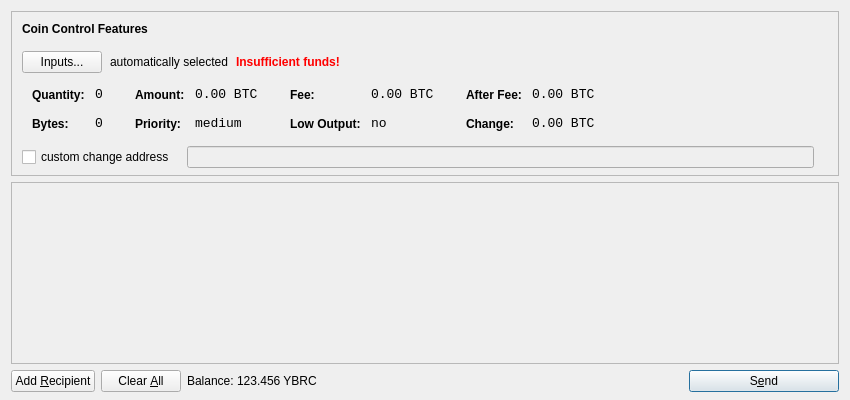
<?xml version="1.0" encoding="UTF-8"?>
<ui version="4.0">
 <class>SendCoinsDialog</class>
 <widget class="QDialog" name="SendCoinsDialog">
  <property name="geometry">
   <rect>
    <x>0</x>
    <y>0</y>
    <width>850</width>
    <height>400</height>
   </rect>
  </property>
  <property name="windowTitle">
   <string>Send Coins</string>
  </property>
  <layout class="QVBoxLayout" name="verticalLayout" stretch="0,1,0">
   <property name="bottomMargin">
    <number>8</number>
   </property>
   <item>
    <widget class="QFrame" name="frameCoinControl">
     <property name="sizePolicy">
      <sizepolicy hsizetype="Expanding" vsizetype="Expanding">
       <horstretch>0</horstretch>
       <verstretch>0</verstretch>
      </sizepolicy>
     </property>
     <property name="maximumSize">
      <size>
       <width>16777215</width>
       <height>16777215</height>
      </size>
     </property>
     <property name="frameShape">
      <enum>QFrame::StyledPanel</enum>
     </property>
     <property name="frameShadow">
      <enum>QFrame::Sunken</enum>
     </property>
     <layout class="QVBoxLayout" name="verticalLayoutCoinControl2">
      <property name="spacing">
       <number>-1</number>
      </property>
      <property name="leftMargin">
       <number>0</number>
      </property>
      <property name="topMargin">
       <number>0</number>
      </property>
      <property name="rightMargin">
       <number>0</number>
      </property>
      <property name="bottomMargin">
       <number>6</number>
      </property>
      <item>
       <layout class="QVBoxLayout" name="verticalLayoutCoinControl" stretch="0,0,0,0,1">
        <property name="spacing">
         <number>0</number>
        </property>
        <property name="leftMargin">
         <number>10</number>
        </property>
        <property name="topMargin">
         <number>10</number>
        </property>
        <item>
         <layout class="QHBoxLayout" name="horizontalLayoutCoinControl1">
          <property name="bottomMargin">
           <number>15</number>
          </property>
          <item>
           <widget class="QLabel" name="labelCoinControlFeatures">
            <property name="sizePolicy">
             <sizepolicy hsizetype="Preferred" vsizetype="Maximum">
              <horstretch>0</horstretch>
              <verstretch>0</verstretch>
             </sizepolicy>
            </property>
            <property name="font">
             <font>
              <weight>75</weight>
              <bold>true</bold>
             </font>
            </property>
            <property name="styleSheet">
             <string notr="true">font-weight:bold;</string>
            </property>
            <property name="text">
             <string>Coin Control Features</string>
            </property>
           </widget>
          </item>
         </layout>
        </item>
        <item>
         <layout class="QHBoxLayout" name="horizontalLayoutCoinControl2" stretch="0,0,0,0">
          <property name="spacing">
           <number>8</number>
          </property>
          <property name="bottomMargin">
           <number>10</number>
          </property>
          <item>
           <widget class="QPushButton" name="pushButtonCoinControl">
            <property name="styleSheet">
             <string notr="true"/>
            </property>
            <property name="text">
             <string>Inputs...</string>
            </property>
           </widget>
          </item>
          <item>
           <widget class="QLabel" name="labelCoinControlAutomaticallySelected">
            <property name="text">
             <string>automatically selected</string>
            </property>
            <property name="margin">
             <number>5</number>
            </property>
           </widget>
          </item>
          <item>
           <widget class="QLabel" name="labelCoinControlInsuffFunds">
            <property name="font">
             <font>
              <weight>75</weight>
              <bold>true</bold>
             </font>
            </property>
            <property name="styleSheet">
             <string notr="true">color:red;font-weight:bold;</string>
            </property>
            <property name="text">
             <string>Insufficient funds!</string>
            </property>
            <property name="margin">
             <number>5</number>
            </property>
           </widget>
          </item>
          <item>
           <spacer name="horizontalSpacerCoinControl">
            <property name="orientation">
             <enum>Qt::Horizontal</enum>
            </property>
            <property name="sizeHint" stdset="0">
             <size>
              <width>40</width>
              <height>1</height>
             </size>
            </property>
           </spacer>
          </item>
         </layout>
        </item>
        <item>
         <widget class="QWidget" name="widgetCoinControl" native="true">
          <property name="sizePolicy">
           <sizepolicy hsizetype="Preferred" vsizetype="Preferred">
            <horstretch>0</horstretch>
            <verstretch>0</verstretch>
           </sizepolicy>
          </property>
          <property name="minimumSize">
           <size>
            <width>0</width>
            <height>0</height>
           </size>
          </property>
          <property name="styleSheet">
           <string notr="true"/>
          </property>
          <layout class="QHBoxLayout" name="horizontalLayoutCoinControl5">
           <property name="margin">
            <number>0</number>
           </property>
           <item>
            <layout class="QHBoxLayout" name="horizontalLayoutCoinControl3" stretch="0,0,0,1">
             <property name="spacing">
              <number>20</number>
             </property>
             <property name="topMargin">
              <number>0</number>
             </property>
             <property name="bottomMargin">
              <number>10</number>
             </property>
             <item>
              <layout class="QFormLayout" name="formLayoutCoinControl1">
               <property name="horizontalSpacing">
                <number>10</number>
               </property>
               <property name="verticalSpacing">
                <number>14</number>
               </property>
               <property name="leftMargin">
                <number>10</number>
               </property>
               <property name="topMargin">
                <number>4</number>
               </property>
               <property name="rightMargin">
                <number>6</number>
               </property>
               <item row="0" column="0">
                <widget class="QLabel" name="labelCoinControlQuantityText">
                 <property name="styleSheet">
                  <string notr="true">font-weight:bold;</string>
                 </property>
                 <property name="text">
                  <string>Quantity:</string>
                 </property>
                 <property name="margin">
                  <number>0</number>
                 </property>
                </widget>
               </item>
               <item row="0" column="1">
                <widget class="QLabel" name="labelCoinControlQuantity">
                 <property name="font">
                  <font>
                   <family>Monospace</family>
                   <pointsize>10</pointsize>
                  </font>
                 </property>
                 <property name="cursor">
                  <cursorShape>IBeamCursor</cursorShape>
                 </property>
                 <property name="contextMenuPolicy">
                  <enum>Qt::ActionsContextMenu</enum>
                 </property>
                 <property name="text">
                  <string notr="true">0</string>
                 </property>
                 <property name="margin">
                  <number>0</number>
                 </property>
                 <property name="textInteractionFlags">
                  <set>Qt::LinksAccessibleByMouse|Qt::TextSelectableByKeyboard|Qt::TextSelectableByMouse</set>
                 </property>
                </widget>
               </item>
               <item row="1" column="0">
                <widget class="QLabel" name="labelCoinControlBytesText">
                 <property name="styleSheet">
                  <string notr="true">font-weight:bold;</string>
                 </property>
                 <property name="text">
                  <string>Bytes:</string>
                 </property>
                </widget>
               </item>
               <item row="1" column="1">
                <widget class="QLabel" name="labelCoinControlBytes">
                 <property name="font">
                  <font>
                   <family>Monospace</family>
                   <pointsize>10</pointsize>
                  </font>
                 </property>
                 <property name="cursor">
                  <cursorShape>IBeamCursor</cursorShape>
                 </property>
                 <property name="contextMenuPolicy">
                  <enum>Qt::ActionsContextMenu</enum>
                 </property>
                 <property name="text">
                  <string notr="true">0</string>
                 </property>
                 <property name="textInteractionFlags">
                  <set>Qt::LinksAccessibleByMouse|Qt::TextSelectableByKeyboard|Qt::TextSelectableByMouse</set>
                 </property>
                </widget>
               </item>
              </layout>
             </item>
             <item>
              <layout class="QFormLayout" name="formLayoutCoinControl2">
               <property name="horizontalSpacing">
                <number>10</number>
               </property>
               <property name="verticalSpacing">
                <number>14</number>
               </property>
               <property name="leftMargin">
                <number>6</number>
               </property>
               <property name="topMargin">
                <number>4</number>
               </property>
               <property name="rightMargin">
                <number>6</number>
               </property>
               <item row="0" column="0">
                <widget class="QLabel" name="labelCoinControlAmountText">
                 <property name="styleSheet">
                  <string notr="true">font-weight:bold;</string>
                 </property>
                 <property name="text">
                  <string>Amount:</string>
                 </property>
                 <property name="margin">
                  <number>0</number>
                 </property>
                </widget>
               </item>
               <item row="0" column="1">
                <widget class="QLabel" name="labelCoinControlAmount">
                 <property name="font">
                  <font>
                   <family>Monospace</family>
                   <pointsize>10</pointsize>
                  </font>
                 </property>
                 <property name="cursor">
                  <cursorShape>IBeamCursor</cursorShape>
                 </property>
                 <property name="contextMenuPolicy">
                  <enum>Qt::ActionsContextMenu</enum>
                 </property>
                 <property name="text">
                  <string notr="true">0.00 BTC</string>
                 </property>
                 <property name="textInteractionFlags">
                  <set>Qt::LinksAccessibleByMouse|Qt::TextSelectableByKeyboard|Qt::TextSelectableByMouse</set>
                 </property>
                </widget>
               </item>
               <item row="1" column="0">
                <widget class="QLabel" name="labelCoinControlPriorityText">
                 <property name="styleSheet">
                  <string notr="true">font-weight:bold;</string>
                 </property>
                 <property name="text">
                  <string>Priority:</string>
                 </property>
                </widget>
               </item>
               <item row="1" column="1">
                <widget class="QLabel" name="labelCoinControlPriority">
                 <property name="font">
                  <font>
                   <family>Monospace</family>
                   <pointsize>10</pointsize>
                  </font>
                 </property>
                 <property name="cursor">
                  <cursorShape>IBeamCursor</cursorShape>
                 </property>
                 <property name="contextMenuPolicy">
                  <enum>Qt::ActionsContextMenu</enum>
                 </property>
                 <property name="text">
                  <string>medium</string>
                 </property>
                 <property name="textInteractionFlags">
                  <set>Qt::LinksAccessibleByMouse|Qt::TextSelectableByKeyboard|Qt::TextSelectableByMouse</set>
                 </property>
                </widget>
               </item>
              </layout>
             </item>
             <item>
              <layout class="QFormLayout" name="formLayoutCoinControl3">
               <property name="horizontalSpacing">
                <number>10</number>
               </property>
               <property name="verticalSpacing">
                <number>14</number>
               </property>
               <property name="leftMargin">
                <number>6</number>
               </property>
               <property name="topMargin">
                <number>4</number>
               </property>
               <property name="rightMargin">
                <number>6</number>
               </property>
               <item row="0" column="0">
                <widget class="QLabel" name="labelCoinControlFeeText">
                 <property name="styleSheet">
                  <string notr="true">font-weight:bold;</string>
                 </property>
                 <property name="text">
                  <string>Fee:</string>
                 </property>
                 <property name="margin">
                  <number>0</number>
                 </property>
                </widget>
               </item>
               <item row="0" column="1">
                <widget class="QLabel" name="labelCoinControlFee">
                 <property name="font">
                  <font>
                   <family>Monospace</family>
                   <pointsize>10</pointsize>
                  </font>
                 </property>
                 <property name="cursor">
                  <cursorShape>IBeamCursor</cursorShape>
                 </property>
                 <property name="contextMenuPolicy">
                  <enum>Qt::ActionsContextMenu</enum>
                 </property>
                 <property name="text">
                  <string notr="true">0.00 BTC</string>
                 </property>
                 <property name="textInteractionFlags">
                  <set>Qt::LinksAccessibleByMouse|Qt::TextSelectableByKeyboard|Qt::TextSelectableByMouse</set>
                 </property>
                </widget>
               </item>
               <item row="1" column="0">
                <widget class="QLabel" name="labelCoinControlLowOutputText">
                 <property name="styleSheet">
                  <string notr="true">font-weight:bold;</string>
                 </property>
                 <property name="text">
                  <string>Low Output:</string>
                 </property>
                </widget>
               </item>
               <item row="1" column="1">
                <widget class="QLabel" name="labelCoinControlLowOutput">
                 <property name="font">
                  <font>
                   <family>Monospace</family>
                   <pointsize>10</pointsize>
                  </font>
                 </property>
                 <property name="cursor">
                  <cursorShape>IBeamCursor</cursorShape>
                 </property>
                 <property name="contextMenuPolicy">
                  <enum>Qt::ActionsContextMenu</enum>
                 </property>
                 <property name="text">
                  <string>no</string>
                 </property>
                 <property name="textInteractionFlags">
                  <set>Qt::LinksAccessibleByMouse|Qt::TextSelectableByKeyboard|Qt::TextSelectableByMouse</set>
                 </property>
                </widget>
               </item>
              </layout>
             </item>
             <item>
              <layout class="QFormLayout" name="formLayoutCoinControl4">
               <property name="horizontalSpacing">
                <number>10</number>
               </property>
               <property name="verticalSpacing">
                <number>14</number>
               </property>
               <property name="leftMargin">
                <number>6</number>
               </property>
               <property name="topMargin">
                <number>4</number>
               </property>
               <property name="rightMargin">
                <number>6</number>
               </property>
               <item row="0" column="0">
                <widget class="QLabel" name="labelCoinControlAfterFeeText">
                 <property name="styleSheet">
                  <string notr="true">font-weight:bold;</string>
                 </property>
                 <property name="text">
                  <string>After Fee:</string>
                 </property>
                 <property name="margin">
                  <number>0</number>
                 </property>
                </widget>
               </item>
               <item row="0" column="1">
                <widget class="QLabel" name="labelCoinControlAfterFee">
                 <property name="font">
                  <font>
                   <family>Monospace</family>
                   <pointsize>10</pointsize>
                  </font>
                 </property>
                 <property name="cursor">
                  <cursorShape>IBeamCursor</cursorShape>
                 </property>
                 <property name="contextMenuPolicy">
                  <enum>Qt::ActionsContextMenu</enum>
                 </property>
                 <property name="text">
                  <string notr="true">0.00 BTC</string>
                 </property>
                 <property name="textInteractionFlags">
                  <set>Qt::LinksAccessibleByMouse|Qt::TextSelectableByKeyboard|Qt::TextSelectableByMouse</set>
                 </property>
                </widget>
               </item>
               <item row="1" column="0">
                <widget class="QLabel" name="labelCoinControlChangeText">
                 <property name="styleSheet">
                  <string notr="true">font-weight:bold;</string>
                 </property>
                 <property name="text">
                  <string>Change:</string>
                 </property>
                </widget>
               </item>
               <item row="1" column="1">
                <widget class="QLabel" name="labelCoinControlChange">
                 <property name="font">
                  <font>
                   <family>Monospace</family>
                   <pointsize>10</pointsize>
                  </font>
                 </property>
                 <property name="cursor">
                  <cursorShape>IBeamCursor</cursorShape>
                 </property>
                 <property name="contextMenuPolicy">
                  <enum>Qt::ActionsContextMenu</enum>
                 </property>
                 <property name="text">
                  <string notr="true">0.00 BTC</string>
                 </property>
                 <property name="textInteractionFlags">
                  <set>Qt::LinksAccessibleByMouse|Qt::TextSelectableByKeyboard|Qt::TextSelectableByMouse</set>
                 </property>
                </widget>
               </item>
              </layout>
             </item>
            </layout>
           </item>
          </layout>
         </widget>
        </item>
        <item>
         <layout class="QHBoxLayout" name="horizontalLayoutCoinControl4" stretch="0,0,0">
          <property name="spacing">
           <number>12</number>
          </property>
          <property name="sizeConstraint">
           <enum>QLayout::SetDefaultConstraint</enum>
          </property>
          <property name="topMargin">
           <number>5</number>
          </property>
          <property name="rightMargin">
           <number>5</number>
          </property>
          <item>
           <widget class="QCheckBox" name="checkBoxCoinControlChange">
            <property name="text">
             <string>custom change address</string>
            </property>
           </widget>
          </item>
          <item>
           <widget class="QLineEdit" name="lineEditCoinControlChange">
            <property name="enabled">
             <bool>false</bool>
            </property>
            <property name="sizePolicy">
             <sizepolicy hsizetype="Expanding" vsizetype="Fixed">
              <horstretch>0</horstretch>
              <verstretch>0</verstretch>
             </sizepolicy>
            </property>
           </widget>
          </item>
          <item>
           <widget class="QLabel" name="labelCoinControlChangeLabel">
            <property name="sizePolicy">
             <sizepolicy hsizetype="Preferred" vsizetype="Expanding">
              <horstretch>0</horstretch>
              <verstretch>0</verstretch>
             </sizepolicy>
            </property>
            <property name="minimumSize">
             <size>
              <width>0</width>
              <height>0</height>
             </size>
            </property>
            <property name="text">
             <string/>
            </property>
            <property name="margin">
             <number>3</number>
            </property>
           </widget>
          </item>
         </layout>
        </item>
        <item>
         <spacer name="verticalSpacerCoinControl">
          <property name="orientation">
           <enum>Qt::Vertical</enum>
          </property>
          <property name="sizeHint" stdset="0">
           <size>
            <width>800</width>
            <height>1</height>
           </size>
          </property>
         </spacer>
        </item>
       </layout>
      </item>
     </layout>
    </widget>
   </item>
   <item>
    <widget class="QScrollArea" name="scrollArea">
     <property name="widgetResizable">
      <bool>true</bool>
     </property>
     <widget class="QWidget" name="scrollAreaWidgetContents">
      <property name="geometry">
       <rect>
        <x>0</x>
        <y>0</y>
        <width>830</width>
        <height>165</height>
       </rect>
      </property>
      <layout class="QVBoxLayout" name="verticalLayout_2">
       <property name="margin">
        <number>0</number>
       </property>
       <item>
        <layout class="QVBoxLayout" name="entries">
         <property name="spacing">
          <number>6</number>
         </property>
        </layout>
       </item>
       <item>
        <spacer name="verticalSpacer">
         <property name="orientation">
          <enum>Qt::Vertical</enum>
         </property>
         <property name="sizeHint" stdset="0">
          <size>
           <width>20</width>
           <height>40</height>
          </size>
         </property>
        </spacer>
       </item>
      </layout>
     </widget>
    </widget>
   </item>
   <item>
    <layout class="QHBoxLayout" name="horizontalLayout">
     <item>
      <widget class="QPushButton" name="addButton">
       <property name="toolTip">
        <string>Send to multiple recipients at once</string>
       </property>
       <property name="text">
        <string>Add &amp;Recipient</string>
       </property>
       <property name="icon">
        <iconset resource="../bitcoin.qrc">
         <normaloff>:/icons/add</normaloff>:/icons/add</iconset>
       </property>
       <property name="autoDefault">
        <bool>false</bool>
       </property>
      </widget>
     </item>
     <item>
      <widget class="QPushButton" name="clearButton">
       <property name="sizePolicy">
        <sizepolicy hsizetype="Minimum" vsizetype="Fixed">
         <horstretch>0</horstretch>
         <verstretch>0</verstretch>
        </sizepolicy>
       </property>
       <property name="toolTip">
        <string>Remove all transaction fields</string>
       </property>
       <property name="text">
        <string>Clear &amp;All</string>
       </property>
       <property name="icon">
        <iconset resource="../bitcoin.qrc">
         <normaloff>:/icons/remove</normaloff>:/icons/remove</iconset>
       </property>
       <property name="autoRepeatDelay">
        <number>300</number>
       </property>
       <property name="autoDefault">
        <bool>false</bool>
       </property>
      </widget>
     </item>
     <item>
      <layout class="QHBoxLayout" name="horizontalLayout_2">
       <property name="spacing">
        <number>3</number>
       </property>
       <item>
        <widget class="QLabel" name="label">
         <property name="text">
          <string>Balance:</string>
         </property>
        </widget>
       </item>
       <item>
        <widget class="QLabel" name="labelBalance">
         <property name="cursor">
          <cursorShape>IBeamCursor</cursorShape>
         </property>
         <property name="text">
          <string>123.456 YBRC</string>
         </property>
         <property name="textInteractionFlags">
          <set>Qt::LinksAccessibleByMouse|Qt::TextSelectableByKeyboard|Qt::TextSelectableByMouse</set>
         </property>
        </widget>
       </item>
      </layout>
     </item>
     <item>
      <spacer name="horizontalSpacer">
       <property name="orientation">
        <enum>Qt::Horizontal</enum>
       </property>
       <property name="sizeHint" stdset="0">
        <size>
         <width>40</width>
         <height>20</height>
        </size>
       </property>
      </spacer>
     </item>
     <item>
      <widget class="QPushButton" name="sendButton">
       <property name="minimumSize">
        <size>
         <width>150</width>
         <height>0</height>
        </size>
       </property>
       <property name="toolTip">
        <string>Confirm the send action</string>
       </property>
       <property name="text">
        <string>S&amp;end</string>
       </property>
       <property name="icon">
        <iconset resource="../bitcoin.qrc">
         <normaloff>:/icons/send</normaloff>:/icons/send</iconset>
       </property>
       <property name="default">
        <bool>true</bool>
       </property>
      </widget>
     </item>
    </layout>
   </item>
  </layout>
 </widget>
 <resources>
  <include location="../bitcoin.qrc"/>
 </resources>
 <connections/>
</ui>
